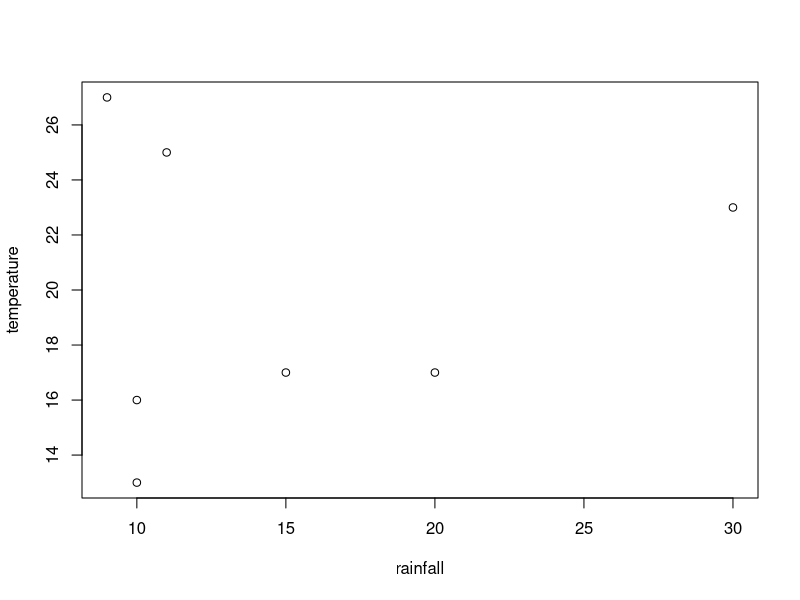
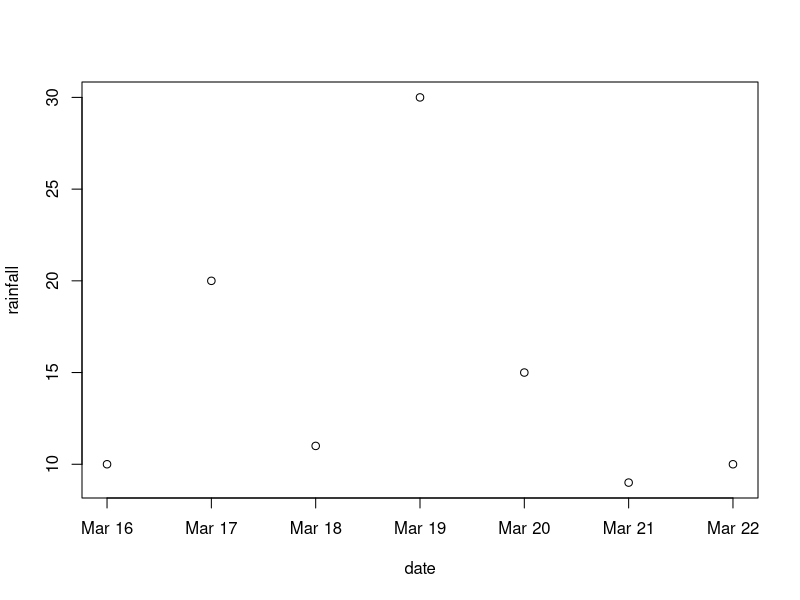

Here is the R script that generated these plots, in order:
## ---- chunk 1
#setwd("C:/Users/devmbeya/Documents/rtutorials") 
# Change C:/Users/devmbeya/Documents/rmentorshipprogram/cohort1 path to your working directory
## ---- chunk 2
x <- 2  # assigns a value 2 to a variable x

x = 2  # assigns a value 2 to a variable x

assign('x', 2) # assigns a value 2 to a variable x

x # print a value stored in x

print(x) # print a value stored in x
## ---- chunk 3
# Your code here:
## ---- chunk 4
my_numeric <- 12.5    #my_numeric is a numeric variable

my_numeric  # print my_numeric value


my_logical <- TRUE    # my_logical is a logical(Boolean) variable

my_logical # Display my_logical value

country <- "Angola"   # Country is a character variable
country
## ---- chunk 5
country <- "10"
country   # country is still character
## ---- chunk 6
class(my_numeric)     # check the type of a variable     
class(country)
## ---- chunk 7
# Your code here:
## ---- chunk 8
x <- c(1,2,3)    

sum(x)

max(x)  

min(x) 
## ---- chunk 9
#install.packages("sf") #Installs the simple feature, sf, package. 
#library()     #gets the list of installed packages
## ---- chunk 10
library(sf)
## ---- chunk 11
x <- c(1, 2, 3, 4, 5)
x
## ---- chunk 12
studentName <- c("James", "John", "Mercy")
studentID <- c(2020, 2030, 2040)
yearOfStudy <- c(1, 2, 2)

mylist <- list(studentName, studentID, yearOfStudy)
mylist
## ---- chunk 13
# Your code here:
## ---- chunk 14
studentName <- c("James", "John", "Mercy")
studentID <- c(2020, 2030, 2040)
yearOfStudy <- c(1, 2, 2)

myDataframe <- data.frame(studentName, studentID, yearOfStudy)
myDataframe
## ---- chunk 15

# Your code here:

## ---- chunk 16
y <- matrix (
  c(10, 20, 30, 40, 50, 60, 70, 80, 90, 100),
  nrow = 3, ncol = 3,
  byrow = TRUE
)

y
## ---- chunk 17
myArray <- array(
  c(10, 20, 30, 40, 50, 60, 70, 80, 90, 100),
  dim = c(2, 2, 2)
)

myArray
## ---- chunk 18
myFactor <- factor(c("male", "female", "male", "female"))
myFactor
## ---- chunk 19
rainfall <- c(10, 20, 11, 30, 15, 9, 10)

max(rainfall)

min(rainfall)

temperature <- c(16, 17, 25, 23, 17, 27, 13)

temperature

min(temperature)

day <- c("Monday", "Tuesday", "Wednesday", "Thursday", "Friday", "Saturday", "Sunday")

day

date <- as.Date(c("2024-03-16", "2024-03-17", "2024-03-18", "2024-03-19", "2024-03-20", "2024-03-21", "2024-03-22"))

date

class(date)
## ---- chunk 20
myweather <- data.frame(day,
                        date,
                        rainfall,
                        temperature
                       )
myweather


head(myweather)   #shows first 6 rows  
head(myweather, 3) #shows first 3 rows

# Sub-setting a data frame
myweather[1, 2]  # returns the data frame element for the first row and second column

myweather[ ,1]  # returns data frame elements for first column and all rows
## ---- chunk 21
myweather$date
myweather[,"date"] #returns similar result
## ---- chunk 22
myweather$wind_direction <- c("N", "SE", "W", "SE","NW","NW", "SE" )

myweather

summary(myweather) #gives summary statistics for each column

#You decide to come up with summary statistics for rainfall records:
summary(myweather["rainfall"])

plot(myweather[3:4]) #plots the third column(rainfall) and the fourth column(temperature)
plot(myweather[2:3])
